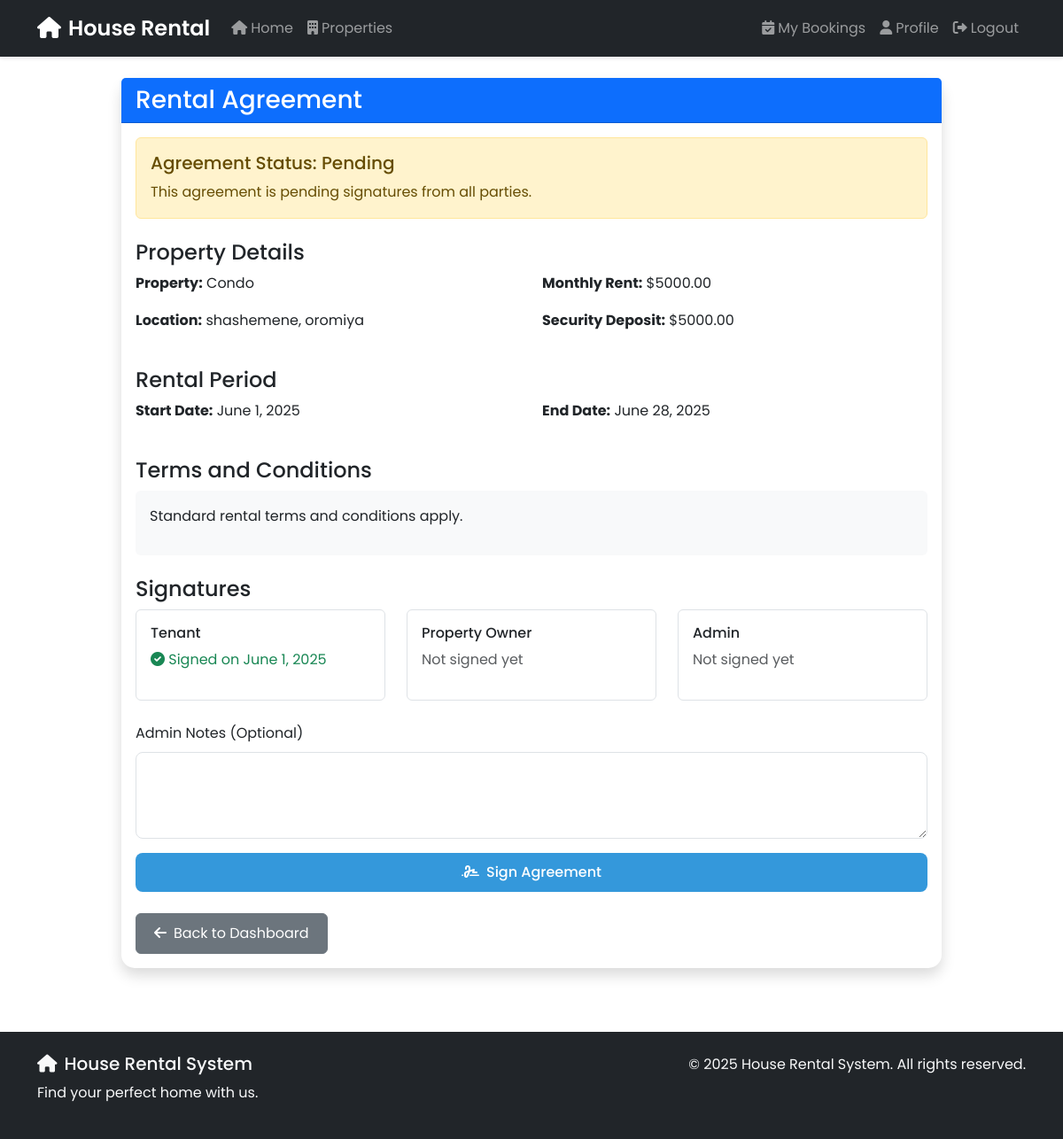
/bookings/agreement/1/ (signed in), run on the app's committed database.
### bookings/models.py (models this page shows, shortened)
class RentalAgreement(models.Model):
    STATUS_CHOICES = [
        ('pending', 'Pending'),
        ('approved', 'Approved'),
        ('rejected', 'Rejected'),
    ]
    property = models.ForeignKey(Property, on_delete=models.CASCADE)
    tenant = models.ForeignKey(User, on_delete=models.CASCADE, related_name='tenant_agreements')
    owner = models.ForeignKey(User, on_delete=models.CASCADE, related_name='owner_agreements')
    start_date = models.DateField()
    end_date = models.DateField()
    monthly_rent = models.DecimalField(max_digits=10, decimal_places=2)
    security_deposit = models.DecimalField(max_digits=10, decimal_places=2)
    terms_and_conditions = models.TextField()
    status = models.CharField(max_length=20, choices=STATUS_CHOICES, default='pending')
    admin_notes = models.TextField(blank=True, null=True)
    created_at = models.DateTimeField(auto_now_add=True)
    updated_at = models.DateTimeField(auto_now=True)
    signed_by_tenant = models.BooleanField(default=False)
    signed_by_owner = models.BooleanField(default=False)
    signed_by_admin = models.BooleanField(default=False)
    tenant_signature_date = models.DateTimeField(null=True, blank=True)
    owner_signature_date = models.DateTimeField(null=True, blank=True)
    admin_signature_date = models.DateTimeField(null=True, blank=True)

### properties/models.py (models this page shows, shortened)
class Property(models.Model):
    PROPERTY_TYPES = [
        ('house', 'House'),
        ('apartment', 'Apartment'),
        ('condo', 'Condominium'),
        ('townhouse', 'Townhouse'),
    ]
    title = models.CharField(max_length=200)
    description = models.TextField()
    property_type = models.CharField(max_length=20, choices=PROPERTY_TYPES)
    address = models.CharField(max_length=200)
    city = models.CharField(max_length=100)
    state = models.CharField(max_length=100)
    zip_code = models.CharField(max_length=20)
    price = models.DecimalField(max_digits=10, decimal_places=2, validators=[MinValueValidator(0)])
    bedrooms = models.PositiveIntegerField()
    bathrooms = models.DecimalField(max_digits=3, decimal_places=1)
    area = models.PositiveIntegerField(help_text='Area in square feet')
    is_available = models.BooleanField(default=True)
    is_featured = models.BooleanField(default=False)
    created_at = models.DateTimeField(auto_now_add=True)
    updated_at = models.DateTimeField(auto_now=True)
    owner = models.ForeignKey(User, on_delete=models.CASCADE, related_name='properties')
    terms_and_conditions = models.TextField(blank=True, help_text="Terms and conditions for renting this property")

### bookings/views.py (the view)
# urls.py: path('agreement/<int:agreement_id>/', views.view_agreement, name='view_agreement'),
@login_required
def view_agreement(request, agreement_id):
    agreement = get_object_or_404(RentalAgreement, id=agreement_id)
    if not (request.user == agreement.tenant or
            request.user == agreement.owner or
            request.user.is_staff):
        messages.error(request, 'You do not have permission to view this agreement.')
        return redirect('home')
    return render(request, 'bookings/agreement.html', {
        'agreement': agreement,
        'can_sign': (
            (request.user == agreement.tenant and not agreement.signed_by_tenant) or
            (request.user == agreement.owner and not agreement.signed_by_owner) or
            (request.user.is_staff and not agreement.signed_by_admin)
        )
    })

### accounts/models.py (called while the page is built)
    @property
    def is_property_owner(self):
        return self.role == 'owner'

### templates/bookings/agreement.html (shortened to what this page needs)
{% extends 'base.html' %}
{% block content %}
<div class="container">
    <div class="row justify-content-center">
        <div class="col-md-10">
            <div class="card shadow">
                <div class="card-header bg-primary text-white">
                    <h3 class="mb-0">Rental Agreement</h3>
                </div>
                <div class="card-body">
                    <div class="alert {% if agreement.status == 'approved' %}alert-success
                                    {% elif agreement.status == 'rejected' %}alert-danger
                                    {% else %}alert-warning{% endif %} mb-4">
                        <h5 class="alert-heading">Agreement Status: {{ agreement.get_status_display }}</h5>
                        <p class="mb-0">
                            {% if agreement.status == 'pending' %}
                                This agreement is pending signatures from all parties.
                            {% elif agreement.status == 'approved' %}
                                This agreement has been fully signed and approved.
                            {% else %}
                                This agreement has been rejected.
                            {% endif %}
                        </p>
                    </div>
                    <div class="mb-4">
                        <h4>Property Details</h4>
                        <div class="row">
                            <div class="col-md-6">
                                <p><strong>Property:</strong> {{ agreement.property.title }}</p>
                                <p><strong>Location:</strong> {{ agreement.property.city }}, {{ agreement.property.state }}</p>
                            </div>
                            <div class="col-md-6">
                                <p><strong>Monthly Rent:</strong> ${{ agreement.monthly_rent }}</p>
                                <p><strong>Security Deposit:</strong> ${{ agreement.security_deposit }}</p>
                            </div>
                        </div>
                    </div>
                    <div class="mb-4">
                        <h4>Rental Period</h4>
                        <div class="row">
                            <div class="col-md-6">
                                <p><strong>Start Date:</strong> {{ agreement.start_date }}</p>
                            </div>
                            <div class="col-md-6">
                                <p><strong>End Date:</strong> {{ agreement.end_date }}</p>
                            </div>
                        </div>
                    </div>
                    <div class="mb-4">
                        <h4>Terms and Conditions</h4>
                        <div class="p-3 bg-light rounded">
                            {{ agreement.terms_and_conditions|linebreaks }}
                        </div>
                    </div>
                    <div class="mb-4">
                        <h4>Signatures</h4>
                        <div class="row">
                            <div class="col-md-4">
                                <div class="border p-3 rounded">
                                    <h6>Tenant</h6>
                                    {% if agreement.signed_by_tenant %}
                                        <p class="text-success">
                                            <i class="fas fa-check-circle"></i> Signed on {{ agreement.tenant_signature_date|date:"F j, Y" }}
                                        </p>
                                    {% else %}
                                        <p class="text-muted">Not signed yet</p>
                                    {% endif %}
                                </div>
                            </div>
                            <div class="col-md-4">
                                <div class="border p-3 rounded">
                                    <h6>Property Owner</h6>
                                    {% if agreement.signed_by_owner %}
                                        <p class="text-success">
                                            <i class="fas fa-check-circle"></i> Signed on {{ agreement.owner_signature_date|date:"F j, Y" }}
                                        </p>
                                    {% else %}
                                        <p class="text-muted">Not signed yet</p>
                                    {% endif %}
                                </div>
                            </div>
                            <div class="col-md-4">
                                <div class="border p-3 rounded">
                                    <h6>Admin</h6>
                                    {% if agreement.signed_by_admin %}
                                        <p class="text-success">
                                            <i class="fas fa-check-circle"></i> Signed on {{ agreement.admin_signature_date|date:"F j, Y" }}
                                        </p>
                                    {% else %}
                                        <p class="text-muted">Not signed yet</p>
                                    {% endif %}
                                </div>
                            </div>
                        </div>
                    </div>
                    {% if can_sign %}
                    <div class="mt-4">
                        <form method="post" action="{% url 'sign_agreement' agreement.id %}">
                            {% if user.is_staff %}
                            <div class="mb-3">
                                <label for="admin_notes" class="form-label">Admin Notes (Optional)</label>
                                <textarea class="form-control" id="admin_notes" name="admin_notes" rows="3"></textarea>
                            </div>
                            {% endif %}
                            <div class="d-grid">
                                <button type="submit" class="btn btn-primary">
                                    <i class="fas fa-signature me-2"></i>Sign Agreement
                                </button>
                            </div>
                        </form>
                    </div>
                    {% endif %}
                    <div class="mt-4">
                        {% if user == agreement.tenant %}
                        <a href="{% url 'my_bookings' %}" class="btn btn-secondary">
                            <i class="fas fa-arrow-left me-2"></i>Back to My Bookings
                        </a>
                        {% elif user == agreement.owner %}
                        <a href="{% url 'owner_dashboard' %}" class="btn btn-secondary">
                            <i class="fas fa-arrow-left me-2"></i>Back to Dashboard
                        </a>
                        {% elif user.is_staff %}
                        <a href="{% url 'admin_agreements' %}" class="btn btn-secondary">
                            <i class="fas fa-arrow-left me-2"></i>Back to Agreements List
                        </a>
                        {% endif %}
                    </div>
                </div>
            </div>
        </div>
    </div>
</div>
{% endblock %}

### static/css/style.css (style rules this page uses)
:root { --primary-color: #2c3e50; --secondary-color: #3498db; --accent-color: #e74c3c; --light-gray: #f8f9fa; --dark-gray: #343a40; }
body { font-family: 'Poppins', sans-serif; line-height: 1.6; color: var(--dark-gray); min-height: 100vh; display: flex; flex-direction: column; }
.form-control { border-radius: 8px; padding: 0.75rem 1rem; border: 1px solid #dee2e6; }
.btn-primary { background-color: var(--secondary-color); border: none; padding: 0.75rem 1.5rem; border-radius: 8px; font-weight: 500; transition: all 0.3s ease; }
.alert { margin-bottom: 1rem; }

### templates/bookings/agreement.html (style rules this page uses)
.card { border: none; border-radius: 15px; }
.card-header { border-radius: 15px 15px 0 0; }
.border { border-radius: 10px; }
.btn { padding: 10px 20px; }

### data on the page
RentalAgreement: status "Pending", property "Condo", property.city "shashemene", property.state "oromiya", monthly_rent "5000.00", security_deposit "5000.00", start_date "June 1, 2025", end_date "June 28, 2025", terms_and_conditions "Standard rental terms and conditions apply.", tenant_signature_date "June 1, 2025"
